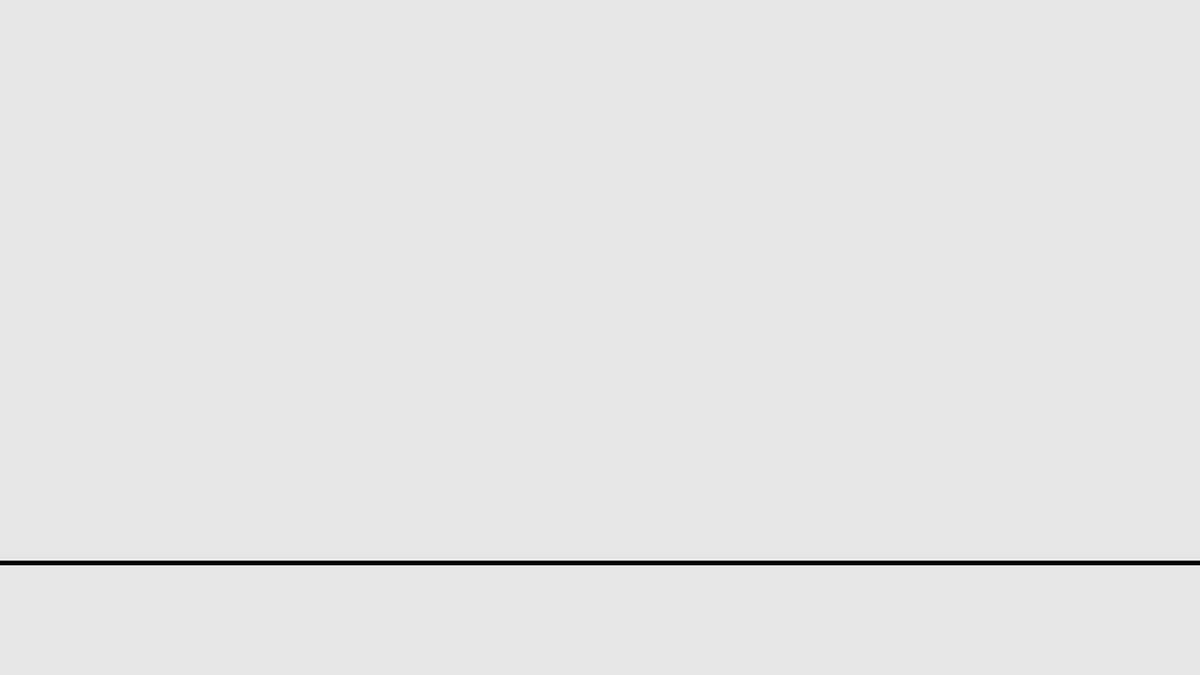
Frame 1 (no input)
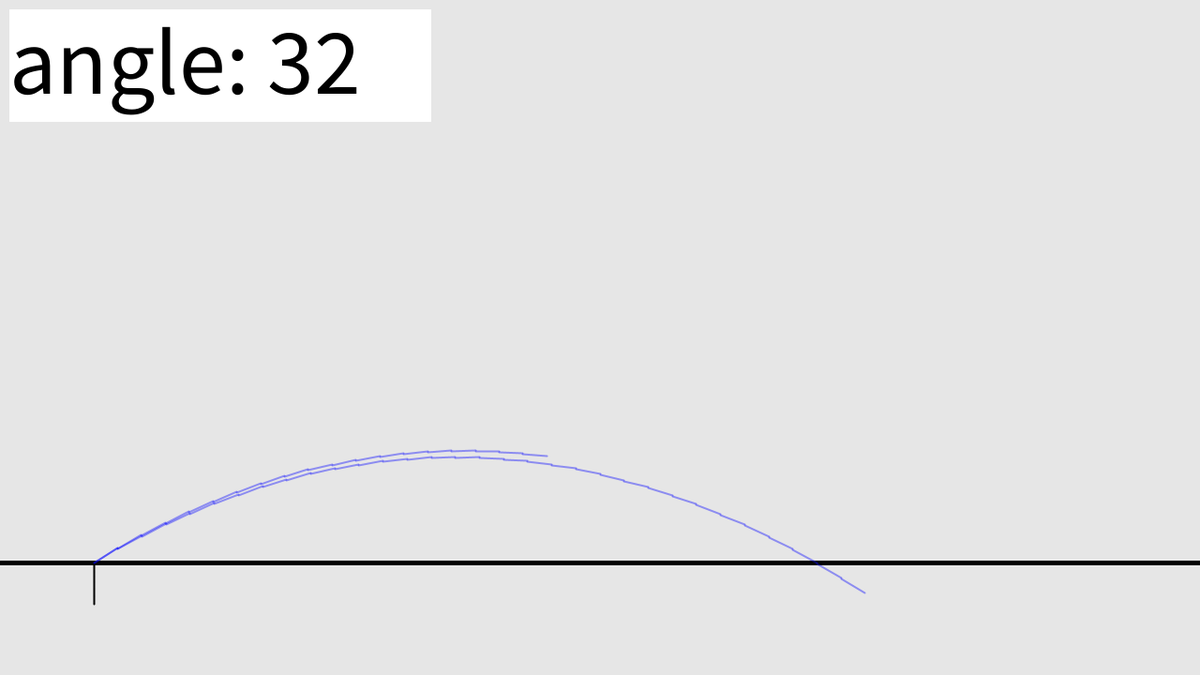
Frame 60 (the mouse pressed at the canvas centre just before this capture)
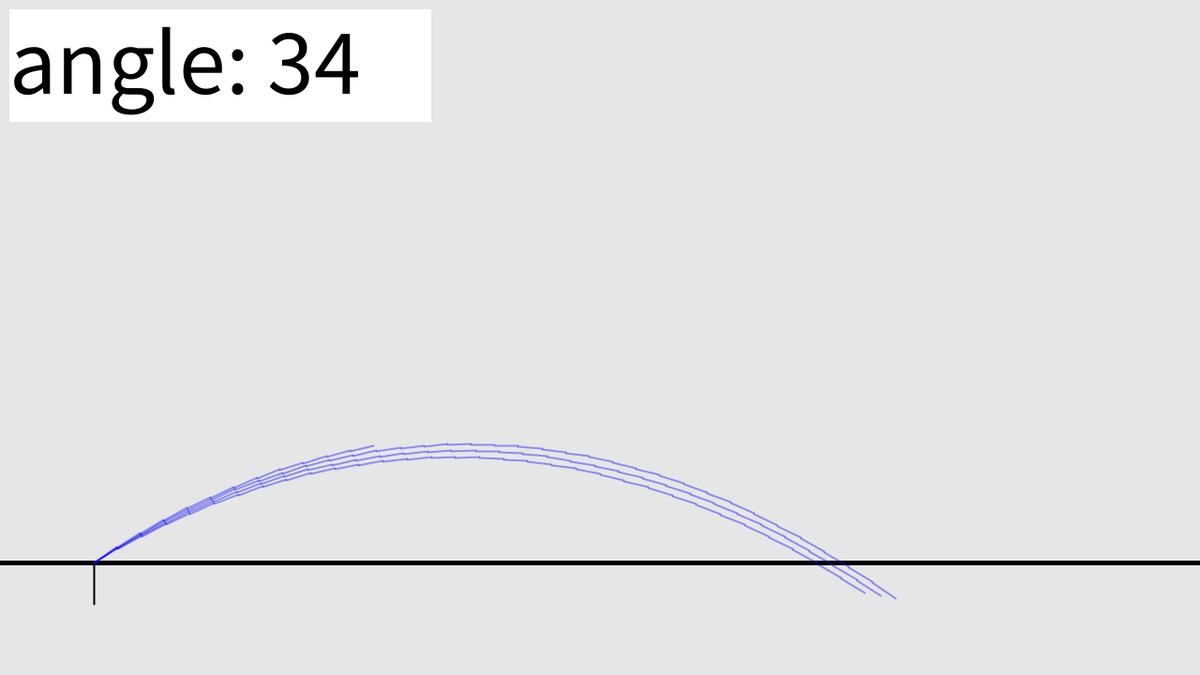
Frame 120 (the mouse held since frame 60 and released just before this capture)

The Processing sketch that drew these frames (run headless with seeded random() and noise(); from frame 60 on, the mouse is pressed at the canvas centre):

// Processing sketch: hs_parabola
// ── hs_parabola.pde
int mode = 0;

float y = 600;
float yv;
float ya = 1;

float x = 100;
float xv;

int angle = 30;
float vel = 30;

void setup() {

  size(1280, 720);
  fill(255);
  background(230);
  strokeWeight(5);
  line(0, 600, 1280, 600);
  strokeWeight(2);
}
 //<>//
void draw() { //<>//
  if(mode == 0) {
    if(y+yv > 650) {
      if(angle < 60) {
        angle++;  //<>//
      }
      fill(255);
      noStroke();
      rect(10, 10, 450, 120);
      fill(0);
      textSize(100);
      text("angle: "+ angle, 10, 100);
      xv = cos(radians(angle)) * vel;
      yv = -sin(radians(angle)) * vel;
      stroke(0, 0, 255, 100);
      if(angle == 45) {
        stroke(255, 0, 0, 255);
      }
      y = 600;
      x = 100;
    }
    line(x, y, x+xv, y+yv);
    x+=xv;
    y+= yv+= ya;
  }
}
